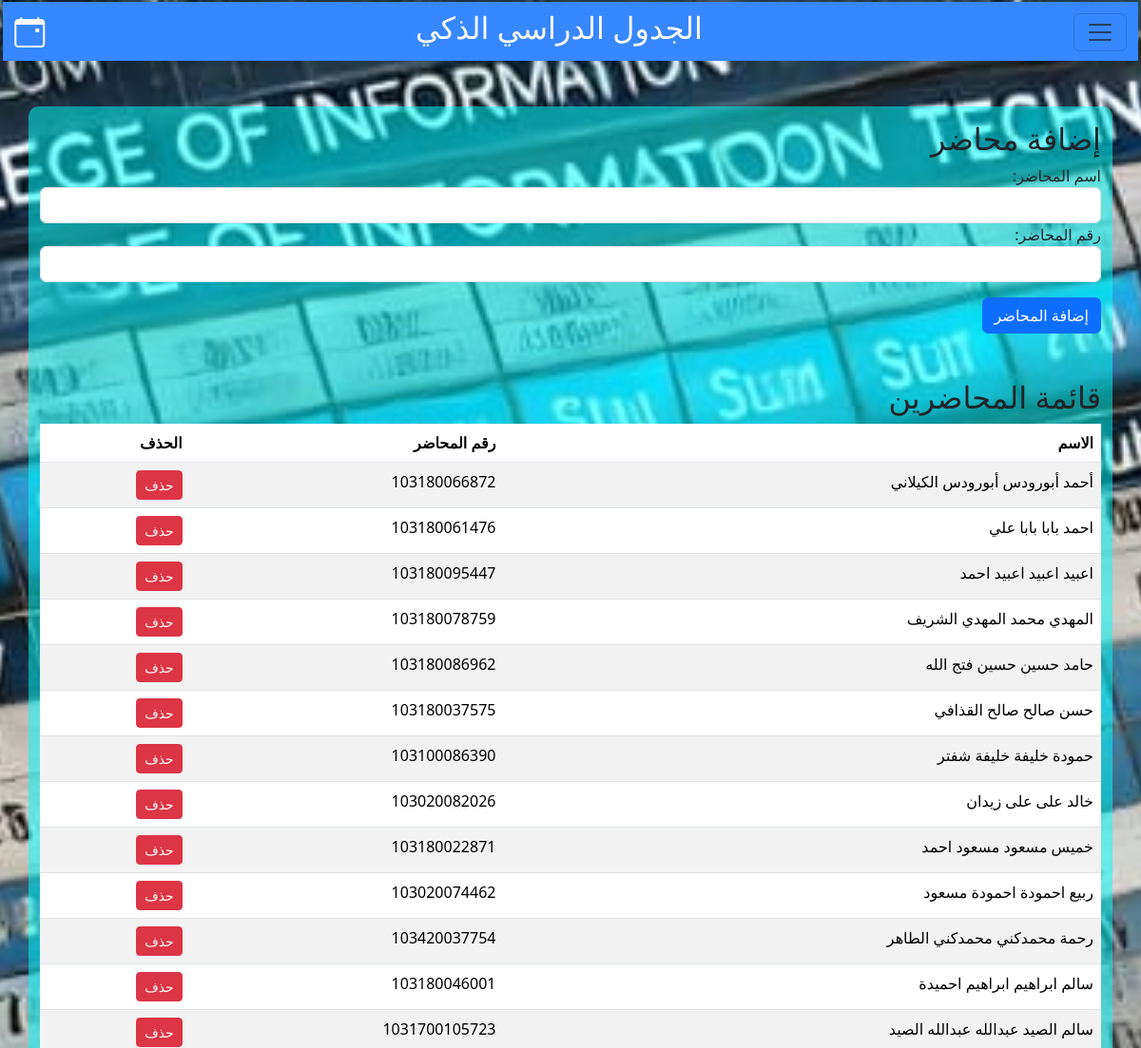
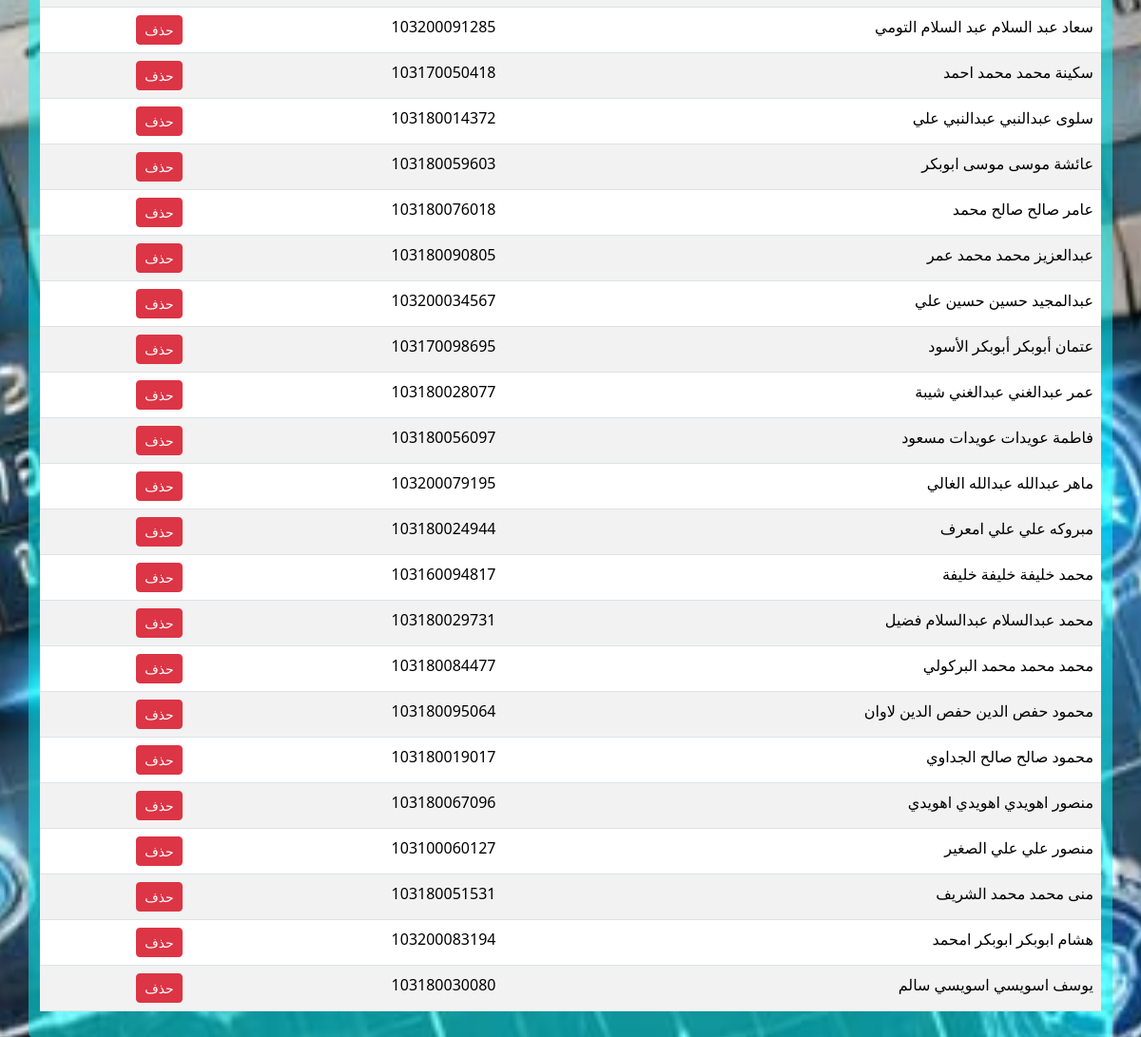
Page /add_lecturer/ (signed in) on the committed database (2 pictures, top to bottom).
### scheduler/models.py (models this page shows, shortened)
class Lecturer(models.Model):
    name = models.CharField(max_length=100)
    number = models.IntegerField()
    college = models.ForeignKey(College, on_delete=models.CASCADE)

### scheduler/views.py (the view)
# urls.py: path('add_lecturer/', views.add_lecturer, name='add_lecturer'),
@login_required(login_url='Login_view')
def add_lecturer(request):
    user_college = get_object_or_404(College, user=request.user)
    if request.method == 'POST':
        name = request.POST.get('name')
        number = request.POST.get('number')
        if name and number:
            Lecturer.objects.create(name=name, number=number, college=user_college)
            return redirect('add_lecturer')
    lecturers = Lecturer.objects.filter(college=user_college).order_by('name')
    return render(request, 'add_lecturer.html', {'lecturers': lecturers})

### templates/add_lecturer.html (shortened to what this page needs)
{% extends 'base.html'%}
{% load static %}
{% block contant %}
<div class="add">
  <nav class="navbar sticky-top"  >
    <div class="container-fluid">
      <i class="bi bi-calendar-event fs-2 text-light"></i>
      <h2 class="text-light"> الجدول الدراسي الذكي</h2>
      <button class="navbar-toggler " type="button"  data-bs-toggle="offcanvas" data-bs-target="#offcanvasNavbar" aria-controls="offcanvasNavbar" aria-label="Toggle navigation">
        <span class="navbar-toggler-icon "></span>
      </button>
</nav>
<div class="container mt-5 add" dir="rtl">
    <h2>إضافة محاضر</h2>
    <form method="POST">
        <div class="form-group">
            <label for="name">اسم المحاضر:</label>
            <input type="text" name="name" id="name" class="form-control" required>
        </div>
        <div class="form-group">
            <label for="number">رقم المحاضر: </label>
            <input type="text" name="number" id="department" class="form-control" required>
        </div>
        <button type="submit" class="btn btn-primary mt-3">إضافة المحاضر</button>
    </form>
    <h2 class="mt-5">قائمة المحاضرين</h2>
    <table class="table table-striped">
        <thead>
            <tr>
                <th>الاسم</th>
                <th>رقم المحاضر</th>
                <th>الحذف</th>
            </tr>
        </thead>
        <tbody>
          {% for lecturer in lecturers %}
            <tr>
                <td>{{ lecturer.name }}</td>
                <td>{{ lecturer.number }}</td>
                <td>
                  <a href="{% url 'delete_lecturer' lecturer.id %}" class="btn btn-danger btn-sm">حذف</a>
              </td>
            </tr>
            {% endfor %}
        </tbody>
    </table>
</div></div>
{% endblock %}

### schedule_optimizer/static/css/main.css (style rules this page uses)
.navbar { background-color: rgb(55, 135, 255); margin: .1rem .2rem; height: 3.9rem; }
.container { background-color:rgba(0, 255, 255, 0.5); padding: 15px; border-radius: 10px; }

### rows in the picture
Lecturer: name "أحمد أبورودس أبورودس الكيلاني", number "103180066872"
Lecturer: name "احمد بابا بابا علي", number "103180061476"
Lecturer: name "اعبيد اعبيد اعبيد احمد", number "103180095447"
Lecturer: name "المهدي محمد المهدي الشريف", number "103180078759"
Lecturer: name "حامد حسين حسين فتج الله", number "103180086962"
Lecturer: name "حسن صالح صالح القذافي", number "103180037575"
Lecturer: name "حمودة خليفة خليفة شفتر", number "103100086390"
Lecturer: name "خالد على على زيدان", number "103020082026"
Lecturer: name "خميس مسعود مسعود احمد", number "103180022871"
Lecturer: name "ربيع احمودة احمودة مسعود", number "103020074462"
Lecturer: name "رحمة محمدكني محمدكني الطاهر", number "103420037754"
Lecturer: name "سالم ابراهيم ابراهيم احميدة", number "103180046001"
Lecturer: name "سالم الصيد عبدالله عبدالله الصيد", number "1031700105723"
Lecturer: name "سعاد عبد السلام عبد السلام التومي", number "103200091285"
Lecturer: name "سكينة محمد محمد احمد", number "103170050418"
Lecturer: name "سلوى عبدالنبي عبدالنبي علي", number "103180014372"
Lecturer: name "عائشة موسى موسى ابوبكر", number "103180059603"
Lecturer: name "عامر صالح صالح محمد", number "103180076018"
Lecturer: name "عبدالعزيز محمد محمد عمر", number "103180090805"
Lecturer: name "عبدالمجيد حسين حسين علي", number "103200034567"
Lecturer: name "عتمان أبوبكر أبوبكر الأسود", number "103170098695"
Lecturer: name "عمر عبدالغني عبدالغني شيبة", number "103180028077"
Lecturer: name "فاطمة عويدات عويدات مسعود", number "103180056097"
Lecturer: name "ماهر عبدالله عبدالله الغالي", number "103200079195"
Lecturer: name "مبروكه علي علي امعرف", number "103180024944"
Lecturer: name "محمد خليفة خليفة خليفة", number "103160094817"
Lecturer: name "محمد عبدالسلام عبدالسلام فضيل", number "103180029731"
Lecturer: name "محمد محمد محمد البركولي", number "103180084477"
Lecturer: name "محمود حفص الدين حفص الدين لاوان", number "103180095064"
Lecturer: name "محمود صالح صالح الجداوي", number "103180019017"
Lecturer: name "منصور اهويدي اهويدي اهويدي", number "103180067096"
Lecturer: name "منصور علي علي الصغير", number "103100060127"
Lecturer: name "منى محمد محمد الشريف", number "103180051531"
Lecturer: name "هشام ابوبكر ابوبكر امحمد", number "103200083194"
Lecturer: name "يوسف اسويسي اسويسي سالم", number "103180030080"
